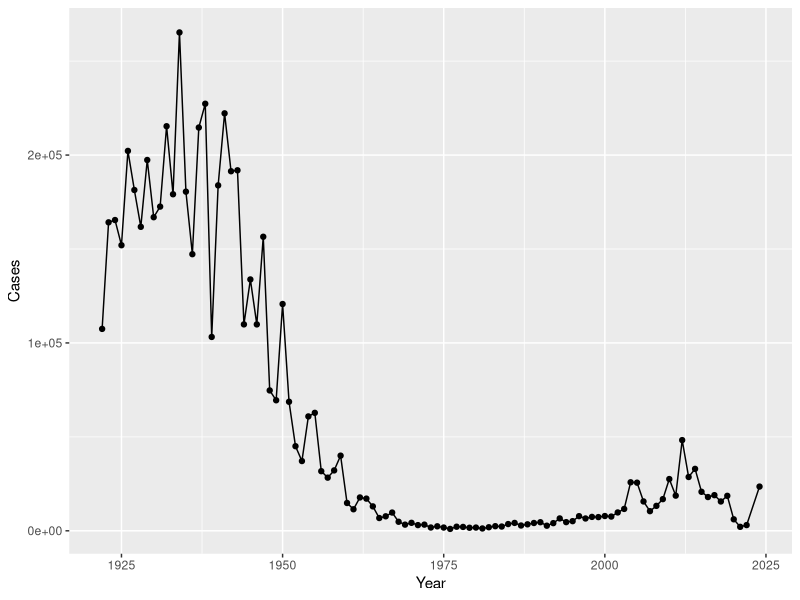
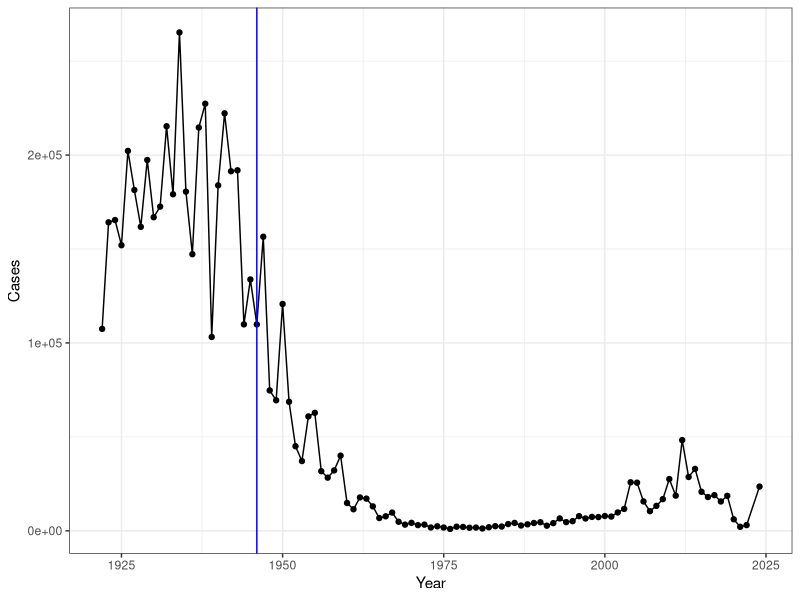
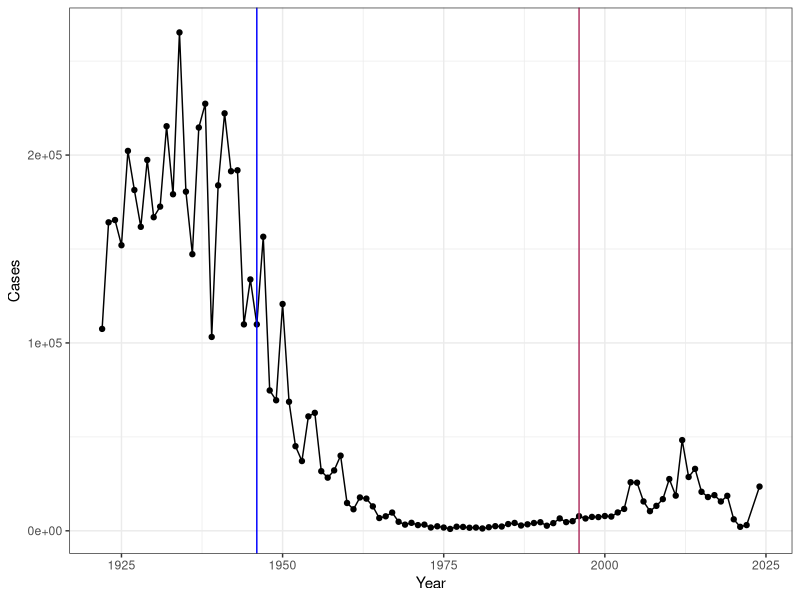
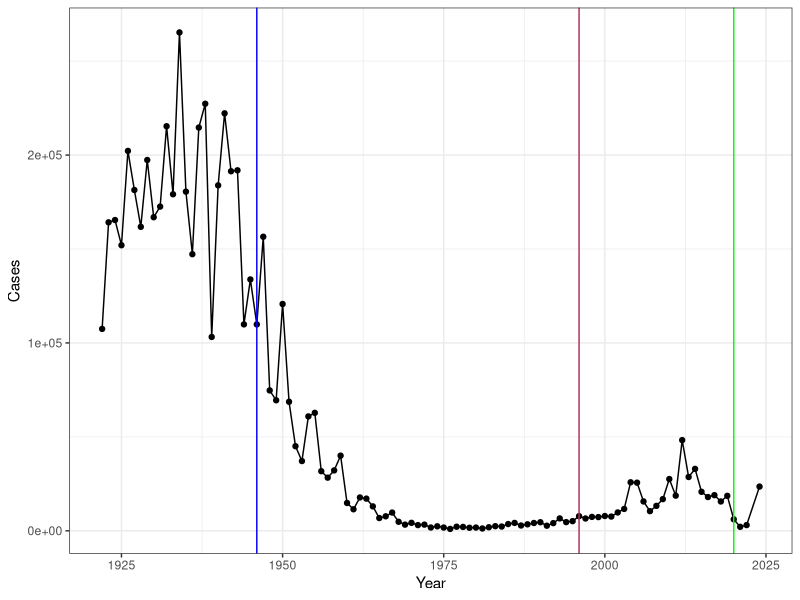
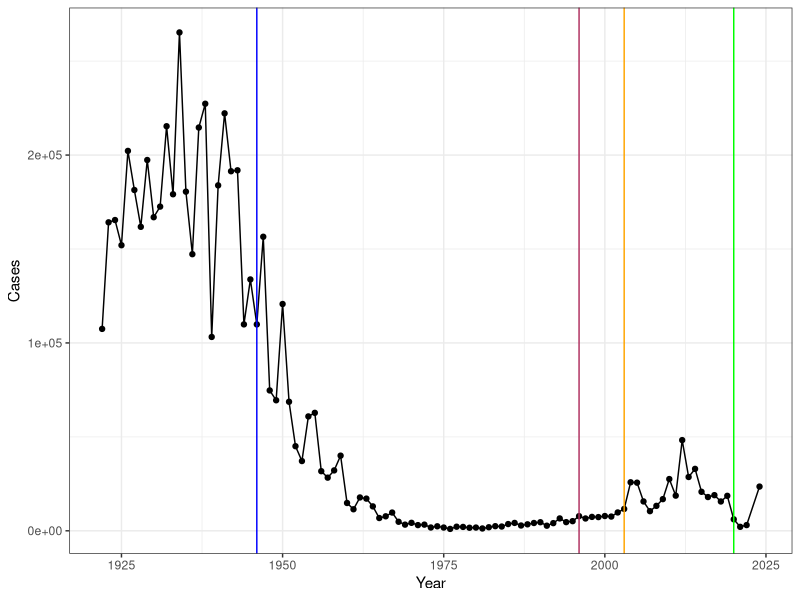

Write R code to recreate these figures, in order. (Note: this script raises an error after producing the figures.)
## ---- chunk 1
cdc <- data.frame(
                                 Year = c(1922L,1923L,1924L,1925L,
                                          1926L,1927L,1928L,1929L,1930L,1931L,
                                          1932L,1933L,1934L,1935L,1936L,
                                          1937L,1938L,1939L,1940L,1941L,1942L,
                                          1943L,1944L,1945L,1946L,1947L,
                                          1948L,1949L,1950L,1951L,1952L,
                                          1953L,1954L,1955L,1956L,1957L,1958L,
                                          1959L,1960L,1961L,1962L,1963L,
                                          1964L,1965L,1966L,1967L,1968L,1969L,
                                          1970L,1971L,1972L,1973L,1974L,
                                          1975L,1976L,1977L,1978L,1979L,1980L,
                                          1981L,1982L,1983L,1984L,1985L,
                                          1986L,1987L,1988L,1989L,1990L,
                                          1991L,1992L,1993L,1994L,1995L,1996L,
                                          1997L,1998L,1999L,2000L,2001L,
                                          2002L,2003L,2004L,2005L,2006L,2007L,
                                          2008L,2009L,2010L,2011L,2012L,
                                          2013L,2014L,2015L,2016L,2017L,2018L,
                                          2019L,2020L,2021L,2022L,2024L),
         Cases = c(107473,164191,165418,152003,
                                          202210,181411,161799,197371,
                                          166914,172559,215343,179135,265269,
                                          180518,147237,214652,227319,103188,
                                          183866,222202,191383,191890,109873,
                                          133792,109860,156517,74715,69479,
                                          120718,68687,45030,37129,60886,
                                          62786,31732,28295,32148,40005,
                                          14809,11468,17749,17135,13005,6799,
                                          7717,9718,4810,3285,4249,3036,
                                          3287,1759,2402,1738,1010,2177,2063,
                                          1623,1730,1248,1895,2463,2276,
                                          3589,4195,2823,3450,4157,4570,
                                          2719,4083,6586,4617,5137,7796,6564,
                                          7405,7298,7867,7580,9771,11647,
                                          25827,25616,15632,10454,13278,
                                          16858,27550,18719,48277,28639,32971,
                                          20762,17972,18975,15609,18617,
                                          6124,2116,3044, 23544)
       )
## ---- chunk 2
library(ggplot2)

baseplot <- ggplot(cdc, aes(Year, Cases)) +
  geom_point() + 
  geom_line()

baseplot
## ---- chunk 3
baseplot +
  theme_bw() +
  geom_vline(xintercept = 1946, color = "blue")
## ---- chunk 4
baseplot +
  theme_bw() +
  geom_vline(xintercept = 1946, color = "blue") +
  geom_vline(xintercept = 1996, color = "maroon")
## ---- chunk 5
baseplot +
  theme_bw() +
  geom_vline(xintercept = 1946, color = "blue") +
  geom_vline(xintercept = 1996, color = "maroon") +
  geom_vline(xintercept = 2020, color = "green")
## ---- chunk 6
baseplot +
  theme_bw() +
  geom_vline(xintercept = 1946, color = "blue") +
  geom_vline(xintercept = 1996, color = "maroon") +
  geom_vline(xintercept = 2020, color = "green") +
  geom_vline(xintercept = 2003, color = "orange")
## ---- chunk 7
library(jsonlite)

subject <- read_json("http://cmi-pb.org/api/v5/subject",
                     simplifyVector = TRUE)

# let's take a gander
head(subject)
## ---- chunk 8
nrow(subject)
## ---- chunk 9
table(subject$biological_sex)
## ---- chunk 10
table(subject$infancy_vac)
## ---- chunk 11
table(subject$race, subject$biological_sex)
## ---- chunk 12
table(subject$dataset)
## ---- chunk 13
specimen <- read_json("http://cmi-pb.org/api/v5/specimen", 
                      simplifyVector = TRUE)

ab_titer <- read_json("http://cmi-pb.org/api/v5/plasma_ab_titer",
                      simplifyVector = TRUE)
## ---- chunk 14
head(specimen)
## ---- chunk 15
head(ab_titer)
## ---- chunk 16
library(dplyr)

meta <- inner_join(subject, specimen)

head(meta)

## ---- chunk 17
abdata <- inner_join(ab_titer, meta)

head(abdata)
## ---- chunk 18
nrow(abdata)
## ---- chunk 19
head(abdata)
## ---- chunk 20
table(abdata$isotype)
## ---- chunk 21
table(abdata$antigen)
## ---- chunk 22
igg <- filter(abdata, isotype=="IgG")
head(igg)
## ---- chunk 23
ggplot(igg, aes(MFI_normalised, antigen)) +
  geom_boxplot()
## ---- chunk 24
ggplot(igg, aes(MFI_normalised, antigen, color = infancy_vac)) +
  geom_boxplot()
## ---- chunk 25
table(abdata$visit)
## ---- chunk 26
ggplot(igg)+
  aes(MFI_normalised, antigen) +
  geom_boxplot() +
  facet_wrap(~infancy_vac)
## ---- chunk 27
ggplot(igg)+
  aes(MFI_normalised, antigen, color = infancy_vac) +
  geom_boxplot() +
  facet_wrap(~visit)
## ---- chunk 28
iggpt <- filter(igg, antigen=="PT")
head(iggpt)
## ---- chunk 29
iggpt21 <- filter(iggpt, dataset=="2021_dataset")
head(iggpt21)
## ---- chunk 30
ggplot(iggpt21) +
  aes(x= planned_day_relative_to_boost, 
      y= MFI_normalised, 
      color = infancy_vac, 
      group = subject_id)+
  geom_point()+
  geom_line()+
  geom_vline(xintercept=0, linetype="dashed")+
  geom_vline(xintercept=14, linetype="dashed")+
  labs(title="2021 Dataset IgG PT", subtitle="Dashed lines indicate day 0 (pre-boost) and day 14 (apparent peak values")
  
 
